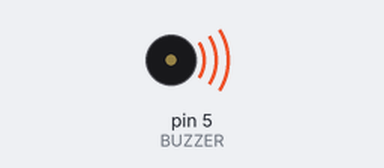
Simulated run of this sketch. Board: Arduino Uno, built with avr-gcc and run on an emulated ATmega328P. Parts: buzzer (waves = sounding).

Above: at 0.15 s.
At 3.4 s:
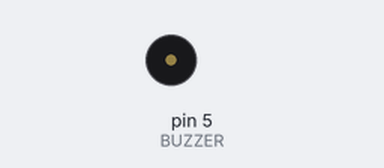
Timing chart, 0 to 5.9 s (numbered marks = the images above):
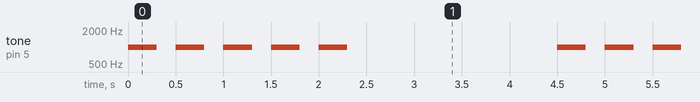

The sketch:

sketch.ino
```cpp
#define BUZZER 5
// This is a macro. Replaces all occurences of BUZZER with 5

void setup()
{
  pinMode(BUZZER, OUTPUT);
}

void loop()
{
  for (int i = 1; i <= 10; i++)
  {
    tone(BUZZER, 1000, 300); // Beep at 1kHz for 300ms
    delay(500); // silence for 200 ms
    if (i == 5)
      break; // No beeps after 5th beep
  }
  delay(2000); // repeat after 2 seconds
}
```

Measured:
- by itself, tone on pin 5 (BUZZER): repeats every 4.5 s: 4 × (silent 0.20 s, 1000 Hz 0.30 s), silent 2.2 s, 1000 Hz 0.30 s
